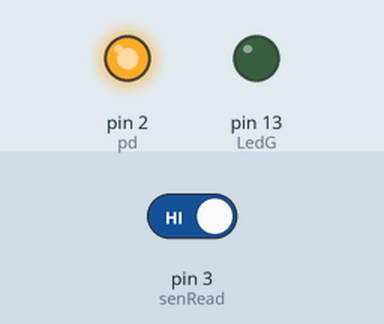
Simulated run of this sketch. Board: Arduino Uno, built with avr-gcc and run on an emulated ATmega328P. Parts: output pins drawn as LEDs (lit = HIGH). Inputs (shaded band) come from the test bench; at power-on: pin 3 (senRead) HIGH. What the sketch prints to the serial monitor is not drawn.

Above: at 1.2 s.
1.3 s: pin 3 (senRead) driven LOW
At 1.6 s:
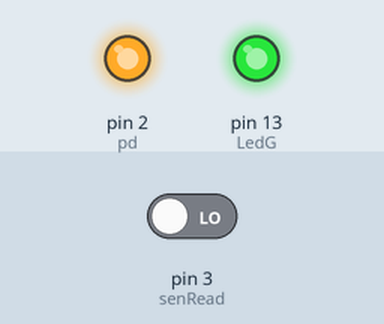
Timing chart, 0 to 4.3 s (numbered marks = the images above; inputs shaded):
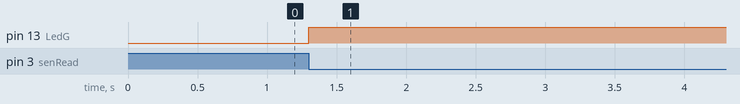

The sketch:

Lab3.ino
```cpp
int pd=2; //Photodiode to digital pin 2
int LedG=13; //Green Led to digital pin 13
int senRead=3; //Readings from sensor to pin 3

volatile byte rpmcount=0;

unsigned int rpm=0;

unsigned long timeold=0;

void setup() {
  // put your setup code here, to run once:
  pinMode(pd,OUTPUT);
  pinMode(LedG,OUTPUT);

  attachInterrupt(digitalPinToInterrupt(senRead), PD_ISR, FALLING);

  digitalWrite(pd,HIGH); //supply 5 volts to photodiode
  digitalWrite(LedG,LOW); //set the Green Led in off mode (initial condition)

  Serial.begin(9600);

  sei();

}

void loop() {
  // put your main code here, to run repeatedly:

  delay(1000);

  rpm = 30*1000/(millis() - timeold)*rpmcount;
  timeold = millis();
  rpmcount = 0;

  //Write it out to serial port
  Serial.println(rpm,DEC);


}


void PD_ISR() {
  rpmcount++;
  digitalWrite(LedG,!digitalRead(LedG));

}
```

Measured:
- after the input at 1.3 s, pin 13 (LedG): LOW → HIGH at once
